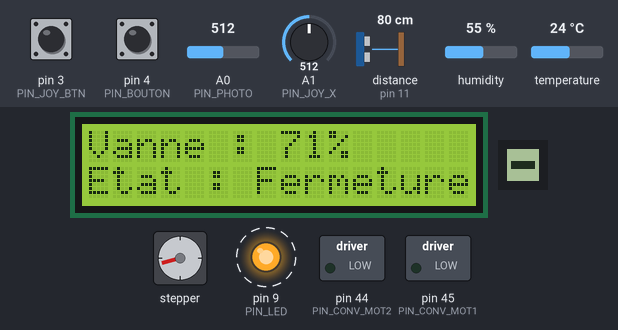
A sketch run on a simulated Arduino Mega 2560, built with avr-gcc and run on an emulated ATmega2560. On the bench: 16×2 character LCD, 8×8 one-colour display, stepper motor, switched loads named in the sketch (green lamp = pin HIGH), output pins drawn as LEDs (lit = HIGH). Dashed ring = blinking. The inputs (shaded band) are chosen by the test bench; at power-on: distance to the obstacle (sensor on pin 11) 80 cm, pin 4 (PIN_BOUTON) HIGH, pin 3 (PIN_JOY_BTN) HIGH, A0 (PIN_PHOTO) = 512, A1 (PIN_JOY_X) = 512, humidity 55 %, temperature 24 °C. The echo pulse lasts 58.3 µs per cm; stepper angles assume 2048 steps per turn; what the sketch prints to the serial monitor is not drawn.

Above: at 3.8 s.
3.9 s: distance to the obstacle (sensor on pin 11) set to 21 cm
At 5.47 s:
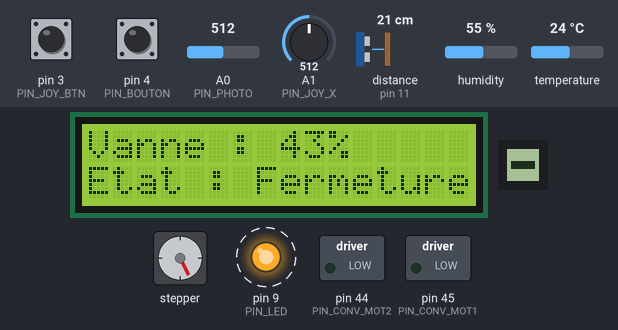
6.5 s: distance to the obstacle (sensor on pin 11) set to 19 cm
9.0 s: pin 4 (PIN_BOUTON) pulled LOW for 0.15 s
At 9.58 s:
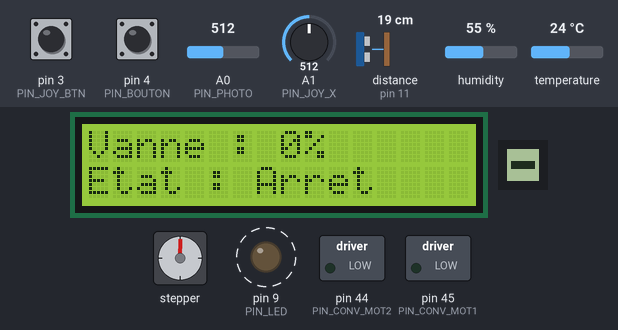
9.7 s: pin 4 (PIN_BOUTON) pulled LOW for 1 s
At 11.22 s:
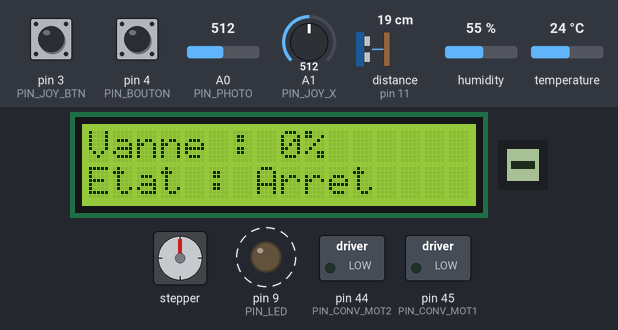
11.3 s: distance to the obstacle (sensor on pin 11) set to 2 cm
At 12.67 s:
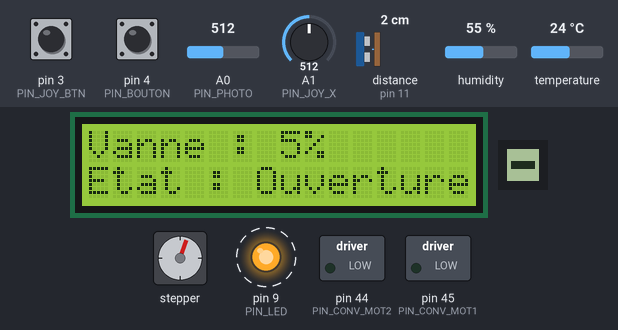
13.0 s: pin 3 (PIN_JOY_BTN) pulled LOW for 3.2 s
At 22.6 s:
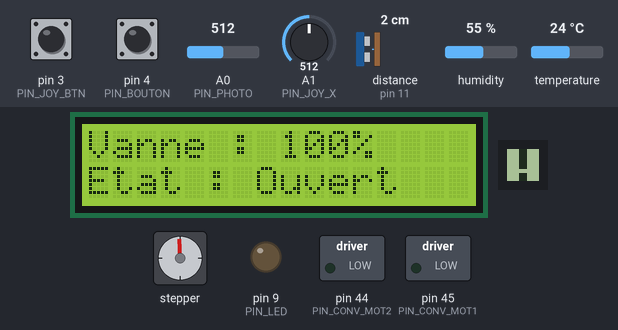
Timing chart, 0 to 23.0 s (numbered marks = the images above; inputs shaded):
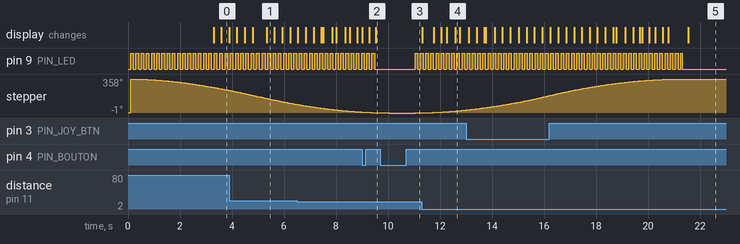

Measured:
- after the input at 9.0 s, the display: first differs from a run without the input after 0.53 s (image 2)
- after the input at 9.7 s, pin 9 (PIN_LED): LOW → HIGH after 1.4 s, → LOW 0.10 s later, → HIGH 0.10 s later
- by itself, pin 9 (PIN_LED): alternates HIGH for 0.10 s and LOW for 0.10 s

The sketch:

serre_03.ino
```cpp
#include <LCD_I2C.h>
#include <DHT.h>
#include <OneButton.h>
#include <HCSR04.h>
#include <AccelStepper.h>
#include <U8g2lib.h>
#include "Convoyeur.h"

#define PIN_PHOTO   A0
#define PIN_BOUTON   4
#define PIN_DHT      7
#define PIN_LED      9
#define PIN_TRIG    12
#define PIN_ECHO    11

#define MOTOR_INTERFACE_TYPE 4
#define IN_1 30
#define IN_2 32
#define IN_3 34
#define IN_4 36

// Convoyeur - moteur DC via L293D (2 broches PWM, EN1 cable sur 5V)
#define PIN_CONV_MOT1 45
#define PIN_CONV_MOT2 44

// Joystick
#define PIN_JOY_X    A1
#define PIN_JOY_BTN   3

// Matrice 8x8 MAX7219
#define PIN_MAT_CLK  31
#define PIN_MAT_DIN  35
#define PIN_MAT_CS   33

#define DHT_TYPE        DHT11
#define SEUIL_LED       30
#define DELAI_BOOT      3000
#define INTERVAL_PHOTO  1000
#define INTERVAL_DHT    5000
#define INTERVAL_LCD     250
#define INTERVAL_SERIAL 3000
#define INTERVAL_LED_BLINK 100
#define INTERVAL_CONV    50
#define CLICK_TICKS      300
#define PRESS_TICKS     1000
#define LUM_INIT_MIN    1023
#define LUM_INIT_MAX       0
#define PCT_MIN            0
#define PCT_MAX          100
#define SERIAL_BAUD     9600

#define VANNE_FERMEE      0
#define VANNE_OUVERTE  2038
#define DIST_MIN          20
#define DIST_MAX          25
#define STEPPER_MAX_SPEED  500.0
#define STEPPER_ACCEL      100.0

LCD_I2C      lcd(0x27, 16, 2);
DHT          dht(PIN_DHT, DHT_TYPE);
OneButton    bouton(PIN_BOUTON, true);
HCSR04       hc(PIN_TRIG, PIN_ECHO);
AccelStepper myStepper(MOTOR_INTERFACE_TYPE, IN_1, IN_3, IN_2, IN_4);

Convoyeur convoyeur(PIN_CONV_MOT1, PIN_CONV_MOT2,
                    PIN_JOY_X, PIN_JOY_BTN,
                    PIN_MAT_CLK, PIN_MAT_DIN, PIN_MAT_CS);

enum EtatPrincipal {
  BOOT,
  LUM_DIST,
  DHT_STATE,
  CALIBRATION,
  ETAT_VANNE
};

enum EtatVanne {
  VANNE_FERME,
  VANNE_OUVERTURE,
  VANNE_OUVERT,
  VANNE_FERMETURE,
  VANNE_ARRET
};

EtatPrincipal etatCourant   = BOOT;
EtatPrincipal etatPrecedent = BOOT;
EtatVanne     etatVanne     = VANNE_FERMETURE;

int   lumRaw    = 0;
int   lumMin    = LUM_INIT_MIN;
int   lumMax    = LUM_INIT_MAX;
int   lumPct    = 0;
float temperature = 0.0;
float humidite    = 0.0;
float distanceCm  = 0.0;

int vannePct = 100;

unsigned long tDernierePhoto  = 0;
unsigned long tDernierDHT     = 0;
unsigned long tDerniereSerial = 0;
unsigned long tDerniereLCD    = 0;
unsigned long tDernierConv    = 0;
unsigned long tBoot           = 0;
unsigned long tDernierBlink   = 0;
bool          ledBlinkState   = false;

void lirePhoto();
void lireDHT();
void lireDistance();
void majLED();
void envoyerSerial();
void afficherLCD();
int  mapperLuminosite(int val, int minVal, int maxVal);
int  setMinPhotoR(int val);
int  setMaxPhotoR(int val);
void onSimpleClic();
void onDoubleClic();
void tacheMoteur();
void tacheVanne();
int  calcVannePct();
void demarrerOuverture();
void demarrerFermeture();

void setup() {
  Serial.begin(SERIAL_BAUD);
  pinMode(PIN_LED, OUTPUT);

  lcd.begin();
  lcd.backlight();
  dht.begin();

  bouton.attachClick(onSimpleClic);
  bouton.attachDoubleClick(onDoubleClic);
  bouton.setClickTicks(CLICK_TICKS);
  bouton.setPressTicks(PRESS_TICKS);

  lcd.setCursor(0, 0);
  lcd.print("etd:2349185");

  myStepper.setMaxSpeed(STEPPER_MAX_SPEED);
  myStepper.setAcceleration(STEPPER_ACCEL);
  myStepper.setCurrentPosition(VANNE_OUVERTE);
  myStepper.moveTo(VANNE_FERMEE);

  convoyeur.begin();

  tBoot = millis();
  etatCourant = BOOT;
}

void loop() {
  unsigned long maintenant = millis();

  bouton.tick();
  tacheMoteur();

  switch (etatCourant) {
    case BOOT:
      if (maintenant - tBoot >= DELAI_BOOT) {
        etatCourant = DHT_STATE;
        lcd.clear();
      }
      break;

    case LUM_DIST:
    case DHT_STATE:
    case CALIBRATION:
    case ETAT_VANNE:
      tacheVanne();
      break;
  }

  if (maintenant - tDernierePhoto >= INTERVAL_PHOTO) {
    lirePhoto();
    tDernierePhoto = maintenant;
  }

  if (maintenant - tDernierDHT >= INTERVAL_DHT) {
    lireDHT();
    tDernierDHT = maintenant;
  }

  if (maintenant - tDerniereLCD >= INTERVAL_LCD) {
    lireDistance();
    afficherLCD();
    tDerniereLCD = maintenant;
  }

  if (maintenant - tDernierConv >= INTERVAL_CONV) {
    convoyeur.update();
    tDernierConv = maintenant;
  }

  if (maintenant - tDerniereSerial >= INTERVAL_SERIAL) {
    envoyerSerial();
    tDerniereSerial = maintenant;
  }

  if (etatVanne == VANNE_OUVERTURE || etatVanne == VANNE_FERMETURE) {
    if (maintenant - tDernierBlink >= INTERVAL_LED_BLINK) {
      ledBlinkState = !ledBlinkState;
      digitalWrite(PIN_LED, ledBlinkState ? HIGH : LOW);
      tDernierBlink = maintenant;
    }
  } else {
    majLED();
  }
}

void tacheMoteur() {
  myStepper.run();
  vannePct = calcVannePct();
}

int calcVannePct() {
  long pos = myStepper.currentPosition();
  int pct = map(pos, VANNE_FERMEE, VANNE_OUVERTE, PCT_MIN, PCT_MAX);
  if (pct < PCT_MIN) pct = PCT_MIN;
  if (pct > PCT_MAX) pct = PCT_MAX;
  return pct;
}

void tacheVanne() {
  switch (etatVanne) {
    case VANNE_FERME:
      if (distanceCm > 0 && distanceCm < DIST_MIN) {
        demarrerOuverture();
      }
      break;

    case VANNE_OUVERTURE:
      if (etatCourant != ETAT_VANNE) {
        etatCourant = ETAT_VANNE;
      }
      if (myStepper.distanceToGo() == 0) {
        etatVanne = VANNE_OUVERT;
      }
      break;

    case VANNE_OUVERT:
      if (distanceCm > 0 && distanceCm > DIST_MAX) {
        demarrerFermeture();
      }
      break;

    case VANNE_FERMETURE:
      if (etatCourant != ETAT_VANNE) {
        etatCourant = ETAT_VANNE;
      }
      if (myStepper.distanceToGo() == 0) {
        etatVanne = VANNE_FERME;
      }
      break;

    case VANNE_ARRET:
      break;
  }
}

void demarrerOuverture() {
  myStepper.moveTo(VANNE_OUVERTE);
  etatVanne = VANNE_OUVERTURE;
}

void demarrerFermeture() {
  myStepper.moveTo(VANNE_FERMEE);
  etatVanne = VANNE_FERMETURE;
}

void onSimpleClic() {
  if (etatVanne == VANNE_OUVERTURE || etatVanne == VANNE_FERMETURE) {
    myStepper.stop();
    etatVanne = VANNE_ARRET;
    return;
  }

  if (etatVanne == VANNE_ARRET) {
    demarrerOuverture();
    return;
  }

  switch (etatCourant) {
    case LUM_DIST:    etatCourant = DHT_STATE; break;
    case DHT_STATE:   etatCourant = LUM_DIST; break;
    case CALIBRATION: etatCourant = DHT_STATE; break;
    case ETAT_VANNE:  etatCourant = DHT_STATE; break;
    default: break;
  }
}

void onDoubleClic() {
  if (etatCourant == LUM_DIST || etatCourant == DHT_STATE) {
    lumMin = LUM_INIT_MIN;
    lumMax = LUM_INIT_MAX;
    etatCourant = CALIBRATION;
  }
}

void lirePhoto() {
  lumRaw = analogRead(PIN_PHOTO);
  lumPct = mapperLuminosite(lumRaw, lumMin, lumMax);
}

int mapperLuminosite(int val, int minVal, int maxVal) {
  if (maxVal == minVal) return PCT_MIN;
  int pct = map(val, minVal, maxVal, PCT_MIN, PCT_MAX);
  if (pct < PCT_MIN) pct = PCT_MIN;
  if (pct > PCT_MAX) pct = PCT_MAX;
  return pct;
}

int setMinPhotoR(int val) {
  if (val < lumMin) lumMin = val;
  return lumMin;
}

int setMaxPhotoR(int val) {
  if (val > lumMax) lumMax = val;
  return lumMax;
}

void lireDHT() {
  float t = dht.readTemperature();
  float h = dht.readHumidity();
  if (!isnan(t)) temperature = t;
  if (!isnan(h)) humidite = h;
}

void lireDistance() {
  distanceCm = hc.dist();
}

void majLED() {
  digitalWrite(PIN_LED, (lumPct < SEUIL_LED) ? HIGH : LOW);
}

void envoyerSerial() {
  Serial.print("Lum:");
  Serial.print(lumPct);
  Serial.print(",Min:");
  Serial.print(lumMin);
  Serial.print(",Max:");
  Serial.print(lumMax);
  Serial.print(",Dist:");
  Serial.print(distanceCm, 1);
  Serial.print(",T:");
  Serial.print(temperature, 1);
  Serial.print(",H:");
  Serial.print(humidite, 1);
  Serial.print(",Van:");
  Serial.print(vannePct);
  Serial.print(",Conv:");
  Serial.println(convoyeur.getVitesse());
}

void afficherLCD() {
  if (etatCourant == BOOT) return;

  bool refresh = (etatCourant != etatPrecedent);
  etatPrecedent = etatCourant;

  switch (etatCourant) {
    case LUM_DIST:
      if (refresh) lcd.clear();
      lcd.setCursor(0, 0);
      lcd.print("Lum : "); lcd.print(lumPct); lcd.print("%   ");
      lcd.setCursor(0, 1);
      lcd.print("Dist : "); lcd.print(distanceCm, 1); lcd.print(" cm   ");
      break;

    case DHT_STATE:
      if (refresh) lcd.clear();
      lcd.setCursor(0, 0);
      lcd.print("Temp : "); lcd.print(temperature, 1); lcd.print(" C   ");
      lcd.setCursor(0, 1);
      lcd.print("Hum : "); lcd.print(humidite, 1); lcd.print(" %   ");
      break;

    case CALIBRATION:
      lumRaw = analogRead(PIN_PHOTO);
      lumMin = setMinPhotoR(lumRaw);
      lumMax = setMaxPhotoR(lumRaw);
      if (refresh) lcd.clear();
      lcd.setCursor(0, 0);
      lcd.print("Lum min : "); lcd.print(lumMin); lcd.print("   ");
      lcd.setCursor(0, 1);
      lcd.print("Lum max : "); lcd.print(lumMax); lcd.print("   ");
      break;

    case ETAT_VANNE: {
      if (refresh) lcd.clear();
      lcd.setCursor(0, 0);
      lcd.print("Vanne : "); lcd.print(vannePct); lcd.print("%   ");
      lcd.setCursor(0, 1);
      lcd.print("Etat : ");
      switch (etatVanne) {
        case VANNE_FERME:     lcd.print("Ferme    "); break;
        case VANNE_OUVERTURE: lcd.print("Ouverture"); break;
        case VANNE_OUVERT:    lcd.print("Ouvert   "); break;
        case VANNE_FERMETURE: lcd.print("Fermeture"); break;
        case VANNE_ARRET:     lcd.print("Arret    "); break;
      }
      break;
    }

    default: break;
  }
}
```

Convoyeur.cpp
```cpp
#include "Convoyeur.h"

// Identifiants des symboles (utilisés par setAffichage)
#define SYMBOLE_INACTIF 0
#define SYMBOLE_ACTIF   1
#define SYMBOLE_AVANCE  2
#define SYMBOLE_RECULE  3

// Constantes
#define VITESSE_MIN  -100
#define VITESSE_MAX   100
#define PWM_MAX       255
#define JOY_MIN         0
#define JOY_MAX      1023


// "-" : tiret horizontal
static const uint8_t SYM_INACTIF[8] = {
  0b00000000,
  0b00000000,
  0b00000000,
  0b01111110,
  0b01111110,
  0b00000000,
  0b00000000,
  0b00000000
};

// "!"
static const uint8_t SYM_ACTIF[8] = {
  0b00011000,
  0b00011000,
  0b00011000,
  0b00011000,
  0b00011000,
  0b00000000,
  0b00011000,
  0b00011000
};

// Flèche vers le haut
static const uint8_t SYM_AVANCE[8] = {
  0b00011000,
  0b00111100,
  0b01111110,
  0b11011011,
  0b00011000,
  0b00011000,
  0b00011000,
  0b00011000
};

// Flèche vers le bas
static const uint8_t SYM_RECULE[8] = {
  0b00011000,
  0b00011000,
  0b00011000,
  0b00011000,
  0b11011011,
  0b01111110,
  0b00111100,
  0b00011000
};


Convoyeur *Convoyeur::instance = nullptr;


Convoyeur::Convoyeur(byte motPin1, byte motPin2, byte manette, byte btnPin,
                     byte aff_CLK, byte aff_DIN, byte aff_CS)
  : _moteur_pin_1(motPin1),
    _moteur_pin_2(motPin2),
    _manette(manette),
    _btn_pin(btnPin),
    _aff_CLK(aff_CLK),
    _aff_DIN(aff_DIN),
    _aff_CS(aff_CS),
    _button(btnPin),
    _u8g2(U8G2_R0, aff_CLK, aff_DIN, aff_CS, U8X8_PIN_NONE)
{
  instance = this;

  _button.attachClick(buttonClick, this);
  _button.attachLongPressStart(longPress, this);
  _button.setClickTicks(300);
  _button.setPressTicks(1000);
}


void Convoyeur::begin() {
  pinMode(_moteur_pin_1, OUTPUT);
  pinMode(_moteur_pin_2, OUTPUT);

  analogWrite(_moteur_pin_1, 0);
  analogWrite(_moteur_pin_2, 0);

  _u8g2.begin();
  _u8g2.setContrast(5);

  setAffichage(SYMBOLE_INACTIF);
}


void Convoyeur::buttonClick(void* context) {
  Convoyeur *self = static_cast<Convoyeur*>(context);
  self->_buttonPressed = true;
}

void Convoyeur::longPress(void* context) {
  Convoyeur *self = static_cast<Convoyeur*>(context);
  self->_longPress = true;
}


bool Convoyeur::estEnFonction() {
  return _state != ConvState::INACTIF;
}


void Convoyeur::update() {
  _currentTime = millis();
  _button.tick();

  switch (_state) {
    case ConvState::INACTIF:  inactifState();  break;
    case ConvState::ACTIF:    actifState();    break;
    case ConvState::MANUEL:   manuelState();   break;
    case ConvState::CONSTANT: constantState(); break;
  }

  // Consommer les flags après traitement
  _buttonPressed = false;
  _longPress     = false;

  setMoteurVitesse(_vitesse);
}


void Convoyeur::inactifState() {
  _vitesse = 0;
  setAffichage(SYMBOLE_INACTIF);

  if (_longPress) {
    _state = ConvState::ACTIF;
  }
}


void Convoyeur::actifState() {
  _vitesse = 0;
  setAffichage(SYMBOLE_ACTIF);

  if (_longPress) {
    _state = ConvState::INACTIF;
    return;
  }

  if (joystickHorsZone()) {
    _state = ConvState::MANUEL;
  }
}

void Convoyeur::manuelState() {
  _vitesse = lireJoystickPct();


  if (_vitesse > 0)      setAffichage(SYMBOLE_AVANCE);
  else if (_vitesse < 0) setAffichage(SYMBOLE_RECULE);
  else                   setAffichage(SYMBOLE_ACTIF);

  if (_longPress) {
    _state = ConvState::INACTIF;
    return;
  }

  if (_buttonPressed) {
    _vitesseConst = _vitesse;
    _state = ConvState::CONSTANT;
    return;
  }

  if (!joystickHorsZone()) {
    _state = ConvState::ACTIF;
  }
}


void Convoyeur::constantState() {
  _vitesse = _vitesseConst;

  if (_vitesse > 0)      setAffichage(SYMBOLE_AVANCE);
  else if (_vitesse < 0) setAffichage(SYMBOLE_RECULE);
  else                   setAffichage(SYMBOLE_ACTIF);

  if (_longPress) {
    _state = ConvState::INACTIF;
    return;
  }

  if (_buttonPressed) {
    _state = ConvState::MANUEL;
  }
}


void Convoyeur::setMoteurVitesse(int vitesse) {
  if (vitesse > VITESSE_MAX) vitesse = VITESSE_MAX;
  if (vitesse < VITESSE_MIN) vitesse = VITESSE_MIN;

  if (vitesse > 0) {
    int pwm = map(vitesse, 0, VITESSE_MAX, 0, PWM_MAX);
    analogWrite(_moteur_pin_1, pwm);
    analogWrite(_moteur_pin_2, 0);
  } else if (vitesse < 0) {
    int pwm = map(-vitesse, 0, VITESSE_MAX, 0, PWM_MAX);
    analogWrite(_moteur_pin_1, 0);
    analogWrite(_moteur_pin_2, pwm);
  } else {
    analogWrite(_moteur_pin_1, 0);
    analogWrite(_moteur_pin_2, 0);
  }
}


void Convoyeur::setAffichage(int id_symbole) {
  if (id_symbole == _id_symbole_courant) {
    return; // pas de changement, on ne fait rien
  }
  _id_symbole_courant = id_symbole;

  const uint8_t* sym;
  switch (id_symbole) {
    case SYMBOLE_INACTIF: sym = SYM_INACTIF; break;
    case SYMBOLE_ACTIF:   sym = SYM_ACTIF;   break;
    case SYMBOLE_AVANCE:  sym = SYM_AVANCE;  break;
    case SYMBOLE_RECULE:  sym = SYM_RECULE;  break;
    default:              sym = SYM_INACTIF; break;
  }

  _u8g2.clearBuffer();
  for (uint8_t y = 0; y < 8; y++) {
    for (uint8_t x = 0; x < 8; x++) {
      if (sym[y] & (1 << (7 - x))) {
        _u8g2.drawPixel(x, y);
      }
    }
  }
  _u8g2.sendBuffer();
}

int Convoyeur::lireJoystickPct() {
  int raw = analogRead(_manette);
  int pct = map(raw, JOY_MIN, JOY_MAX, VITESSE_MIN, VITESSE_MAX);
  if (pct < VITESSE_MIN) pct = VITESSE_MIN;
  if (pct > VITESSE_MAX) pct = VITESSE_MAX;
  return pct;
}

bool Convoyeur::joystickHorsZone() {
  int raw = analogRead(_manette);
  return abs(raw - _joystickCentre) > _joystickDeadZone;
}
```

Convoyeur.h
```cpp
#pragma once


enum class ConvState { MANUEL, CONSTANT, ACTIF, INACTIF };

#include <OneButton.h>
#include <U8g2lib.h>

class Convoyeur {
public:

  Convoyeur(byte motPin1, byte motPin2, byte manette, byte btnPin,
            byte aff_CLK, byte aff_DIN, byte aff_CS);

  void begin();


  bool estEnFonction();


  void update();


  int       getVitesse() const { return _vitesse; }
  ConvState getEtat()    const { return _state; }

private:
  unsigned long _currentTime = 0;

  byte _moteur_pin_1 = 0;
  byte _moteur_pin_2 = 0;
  byte _manette      = 0;
  byte _btn_pin      = 0;
  byte _aff_CLK      = 0;
  byte _aff_DIN      = 0;
  byte _aff_CS       = 0;


  int _joystickDeadZone = 50;
  int _joystickCentre   = 512;

  OneButton _button;
  bool _buttonPressed = false;
  bool _longPress     = false;

  static Convoyeur *instance;
  static void buttonClick(void *context);
  static void longPress(void *context);

  ConvState _state         = ConvState::INACTIF;
  int       _vitesse       = 0;
  int       _vitesseConst  = 0;

  int _id_symbole_courant = -1;

  U8G2_MAX7219_8X8_F_4W_SW_SPI _u8g2;

  // Méthodes par état
  void manuelState();
  void constantState();
  void actifState();
  void inactifState();

  // Configure les broches du moteur
  // vitesse : -100 .. 100
  void setMoteurVitesse(int vitesse);

  // Configure l'affichage du convoyeur
  // id_symbole : 0=INACTIF, 1=ACTIF, 2=AVANCE, 3=RECULE
  void setAffichage(int id_symbole);

  // Helpers
  int  lireJoystickPct();
  bool joystickHorsZone();
};
```
